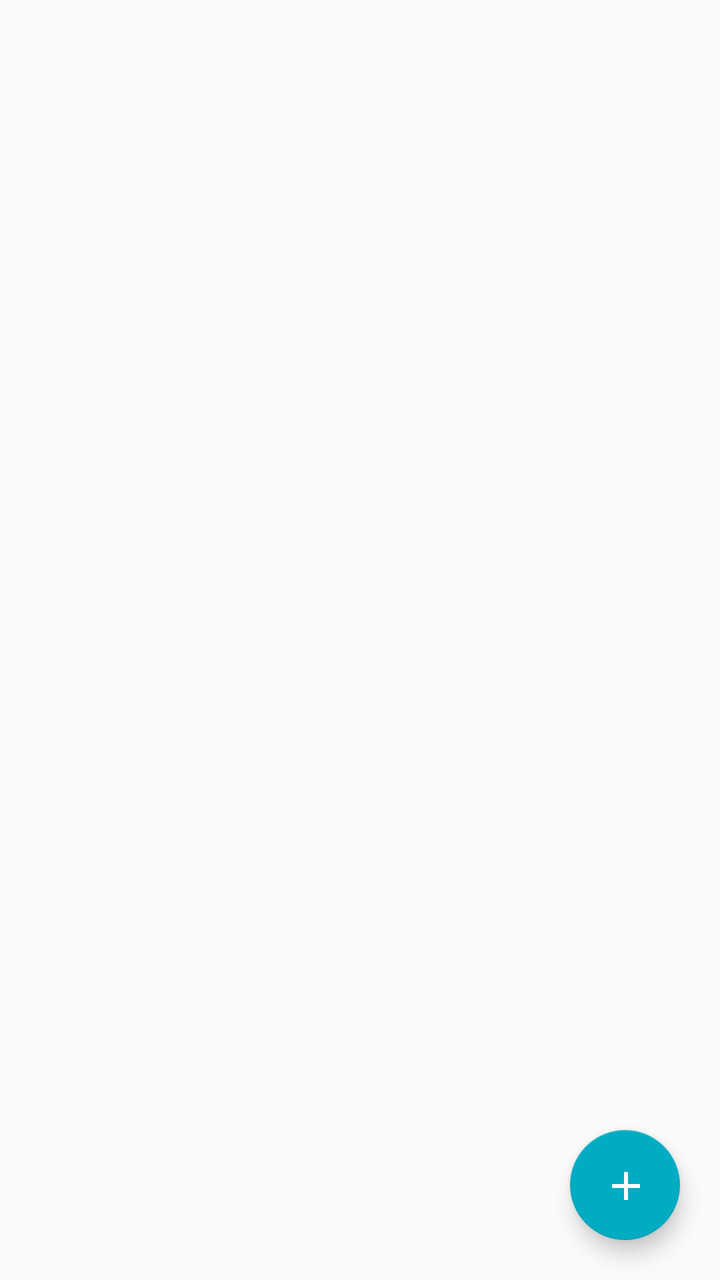
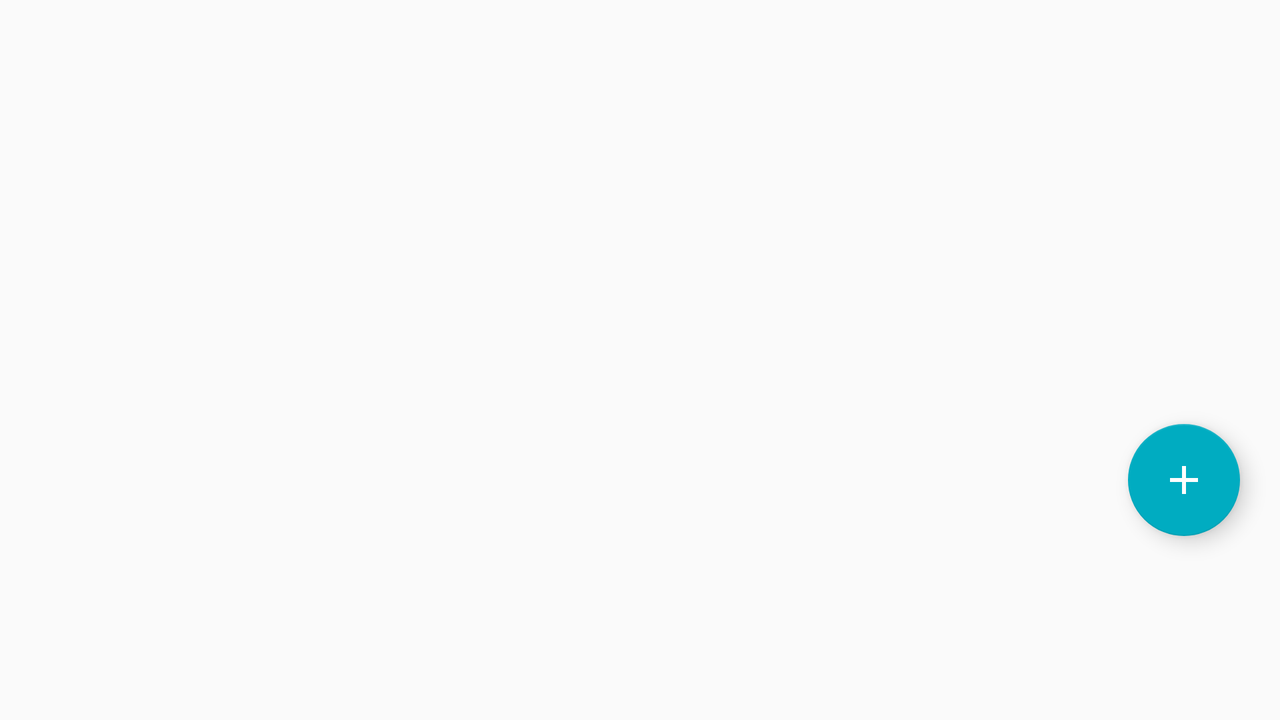

First picture: res/layout/ on a phone held upright. Second picture: the repository's own variant of that layout, on a device whose configuration matches the variant's folder. Source for both follows.
<!-- AndroidManifest.xml: application theme CustomActionBarTheme -->
<!-- res/layout/contact_list_fragment.xml -->
<?xml version="1.0" encoding="utf-8"?>
<android.support.design.widget.CoordinatorLayout
    xmlns:android="http://schemas.android.com/apk/res/android"
    xmlns:app="http://schemas.android.com/apk/res-auto"
    xmlns:tools="http://schemas.android.com/tools"
    android:id="@+id/contact_list_fragment"
    android:layout_width="match_parent"
    android:layout_height="match_parent"
    android:text="@string/title_contact_list_fragment"
    tools:context="com.example.ft_hangout.fragment.ContactsListFragment">


    <android.support.v7.widget.RecyclerView
        android:id="@+id/recycler_view"
        android:layout_width="match_parent"
        android:layout_height="match_parent"
        android:layout_toStartOf="@+id/header"
        app:layoutManager="LinearLayoutManager"
        tools:listitem="@layout/row_item">

    </android.support.v7.widget.RecyclerView>

    <android.support.design.widget.FloatingActionButton
        android:id="@+id/button_add_contact"
        android:layout_width="55dp"
        android:layout_height="55dp"
        android:layout_gravity="bottom|right"
        android:layout_margin="20dp"
        android:onClick="@+id/onClick"
        android:src="@drawable/ic_add"
        app:backgroundTint="?attr/colorPrimary" />

</android.support.design.widget.CoordinatorLayout>
<!-- res/layout/row_item.xml (included above) -->
<?xml version="1.0" encoding="utf-8"?>
<RelativeLayout
    xmlns:android="http://schemas.android.com/apk/res/android"
    xmlns:app="http://schemas.android.com/apk/res-auto"
    xmlns:tools="http://schemas.android.com/tools"
    android:layout_width="match_parent"
    android:layout_height="wrap_content"
    android:layout_marginStart="8dp"
    android:layout_marginTop="8dp"
    android:layout_marginEnd="8dp"
    android:orientation="horizontal"
    android:baselineAligned="false">


    <LinearLayout
        android:layout_width="match_parent"
        android:layout_height="wrap_content"
        android:id="@+id/linearlayout1"
        android:layout_marginTop="2dp">

        <com.example.ft_hangout.util.CircularImageView
            android:id="@+id/avatar"
            android:layout_width="60dp"
            android:layout_height="49dp"
            android:layout_weight="1"
            android:contentDescription="@string/avatar"
            android:ellipsize="end"
            android:foregroundGravity="center"
            app:layout_column="0"
            tools:srcCompat="@tools:sample/avatars[1]" />

        <TextView
            android:id="@+id/textViewFullname"
            android:layout_width="250dp"
            android:layout_height="47dp"
            android:layout_marginStart="1dp"
            android:layout_weight="1"
            android:foregroundGravity="center_vertical|center|center_horizontal"
            android:gravity="center|center_horizontal|center_vertical"
            android:maxLines="1"
            android:text="@string/fullname_detail"
            android:textAlignment="viewStart"
            android:textAppearance="@style/TextAppearance.AppCompat.Headline"
            android:textSize="20sp"
            app:layout_column="1"
            tools:ignore="RtlCompat" />

    </LinearLayout>

    <LinearLayout
        android:id="@+id/linearlayout2"
        android:layout_width="match_parent"
        android:layout_height="wrap_content"
        android:layout_below="@+id/linearlayout1"
        android:layout_alignParentEnd="true"
        android:layout_marginTop="2dp">


        <ImageButton
            android:id="@+id/details"
            android:layout_width="wrap_content"
            android:layout_height="47dp"
            android:layout_weight="1"
            android:clickable="true"
            android:contentDescription="@string/details"
            android:focusable="true"
            android:onClick="onClick"
            android:scaleType="centerInside"
            android:src="@drawable/ic_details"
            app:layout_column="0"
            app:backgroundTint="?attr/colorPrimary" />

        <ImageButton
            android:id="@+id/phone"
            android:layout_width="wrap_content"
            android:layout_height="47dp"
            android:layout_weight="1"
            android:clickable="true"
            android:contentDescription="@string/phone"
            android:focusable="true"
            android:onClick="onClick"
            android:scaleType="centerInside"
            android:src="@drawable/ic_call_black_24dp"
            app:layout_column="0"
            app:backgroundTint="?attr/colorPrimary" />

        <ImageButton
            android:id="@+id/sms"
            android:layout_width="wrap_content"
            android:layout_height="match_parent"
            android:layout_weight="1"
            android:clickable="true"
            android:contentDescription="@string/sms"
            android:focusable="true"
            android:onClick="onClick"
            android:scaleType="centerInside"
            android:src="@drawable/ic_sms"
            app:layout_column="1"
            app:backgroundTint="?attr/colorPrimary" />
    </LinearLayout>

</RelativeLayout>
<!-- resources referenced by this layout -->
<resources>
  <!-- drawable ic_add (drawable) -->
  <vector xmlns:android="http://schemas.android.com/apk/res/android"
      android:width="24dp"
      android:height="24dp"
      android:tint="#fdfdfd"
      android:viewportWidth="24.0"
      android:viewportHeight="24.0">
      <path
          android:fillColor="#FF000000"
          android:pathData="M19,13h-6v6h-2v-6H5v-2h6V5h2v6h6v2z" />
  </vector>
  <!-- drawable ic_call_black_24dp (drawable) -->
  <vector android:height="24dp" android:tint="#6827E7"
      android:viewportHeight="24.0" android:viewportWidth="24.0"
      android:width="24dp" xmlns:android="http://schemas.android.com/apk/res/android">
      <path android:fillColor="#FF000000" android:pathData="M6.62,10.79c1.44,2.83 3.76,5.14 6.59,6.59l2.2,-2.2c0.27,-0.27 0.67,-0.36 1.02,-0.24 1.12,0.37 2.33,0.57 3.57,0.57 0.55,0 1,0.45 1,1V20c0,0.55 -0.45,1 -1,1 -9.39,0 -17,-7.61 -17,-17 0,-0.55 0.45,-1 1,-1h3.5c0.55,0 1,0.45 1,1 0,1.25 0.2,2.45 0.57,3.57 0.11,0.35 0.03,0.74 -0.25,1.02l-2.2,2.2z"/>
  </vector>
  <!-- drawable ic_details (drawable) -->
  <vector android:height="24dp" android:tint="#6827E7"
      android:viewportHeight="24.0" android:viewportWidth="24.0"
      android:width="24dp" xmlns:android="http://schemas.android.com/apk/res/android">
      <path android:fillColor="#FF000000" android:pathData="M3,4l9,16 9,-16L3,4zM6.38,6h11.25L12,16 6.38,6z"/>
  </vector>
  <!-- drawable ic_sms (drawable) -->
  <vector android:height="24dp" android:tint="#6827E7"
      android:viewportHeight="24.0" android:viewportWidth="24.0"
      android:width="24dp" xmlns:android="http://schemas.android.com/apk/res/android">
      <path android:fillColor="#FF000000" android:pathData="M20,2L4,2c-1.1,0 -1.99,0.9 -1.99,2L2,22l4,-4h14c1.1,0 2,-0.9 2,-2L22,4c0,-1.1 -0.9,-2 -2,-2zM9,11L7,11L7,9h2v2zM13,11h-2L11,9h2v2zM17,11h-2L15,9h2v2z"/>
  </vector>
  <string name="avatar">Avatar</string>
  <string name="details">Details</string>
  <string name="fullname_detail">fullname</string>
  <string name="phone">Call</string>
  <string name="sms">SMS</string>
  <string name="title_contact_list_fragment">Contacts</string>
  <style name="CustomActionBarTheme" parent="Theme.AppCompat.Light.DarkActionBar">
          <item name="colorPrimary">@color/colorPrimary</item>
          <item name="colorPrimaryDark">@color/colorPrimaryDark</item>
          <item name="colorAccent">@color/colorAccent</item>
          <item name="navigation_header">@drawable/navigation_header_image_blue</item>
          <item name="colorBackgroundFloating">@color/colorAccent</item>
      </style>
  <color name="colorPrimary">#00ACC1</color>
  <color name="colorPrimaryDark">#007c91</color>
  <color name="colorAccent">#00acc1</color>
  <!-- drawable navigation_header_image_blue: png bitmap (drawable, 38581 bytes) -->
</resources>
<!-- res/layout-land/contact_list_fragment.xml (the repository's variant of the layout above) -->
<!-- drawn on the phone turned sideways -->
<?xml version="1.0" encoding="utf-8"?>
<android.support.design.widget.CoordinatorLayout
    xmlns:android="http://schemas.android.com/apk/res/android"
    xmlns:app="http://schemas.android.com/apk/res-auto"
    xmlns:tools="http://schemas.android.com/tools"
    android:id="@+id/contact_list_fragment"
    android:text="@string/title_contact_list_fragment"
    android:layout_width="match_parent"
    android:layout_height="match_parent"
    tools:context="com.example.ft_hangout.fragment.ContactsListFragment">


    <android.support.v7.widget.RecyclerView
        android:id="@+id/recycler_view"
        android:layout_width="match_parent"
        android:layout_height="match_parent"
        app:layoutManager="LinearLayoutManager"
        tools:listitem="@layout/row_item"
        >

    </android.support.v7.widget.RecyclerView>

    <android.support.design.widget.FloatingActionButton
        android:id="@+id/button_add_contact"
        android:layout_width="wrap_content"
        android:layout_height="wrap_content"
        android:layout_gravity="end"
        android:layout_marginTop="212dp"
        android:layout_marginEnd="20dp"
        android:onClick="@+id/onClick"
        android:src="@drawable/ic_add"
        app:backgroundTint="?attr/colorPrimary"
        tools:ignore="MissingConstraints" />

</android.support.design.widget.CoordinatorLayout >
